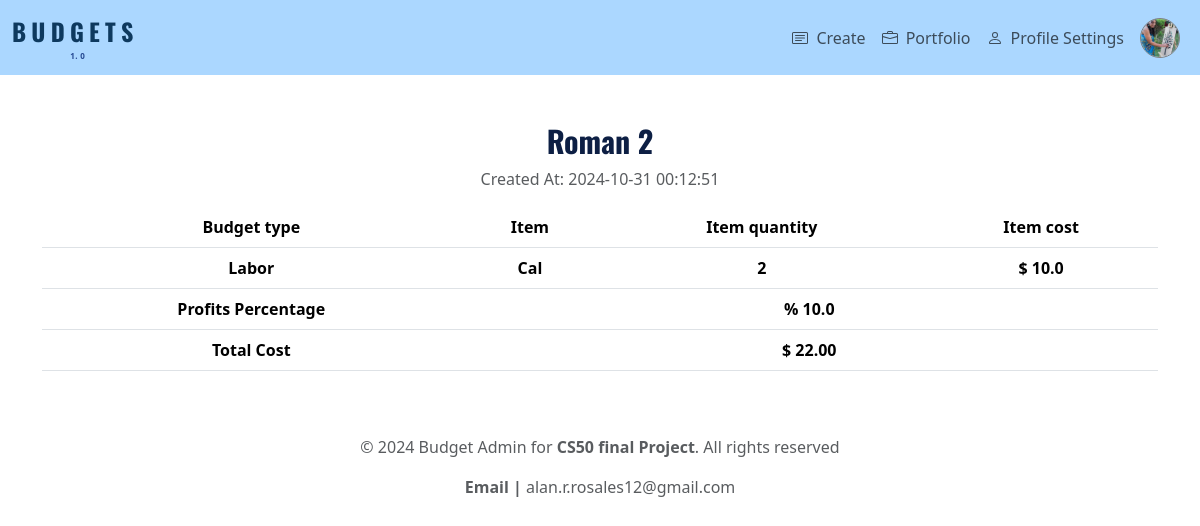
Screenshot of /budget/2 (signed in) with the database file from the repository.
### tables this page shows
CREATE TABLE users (id INTEGER PRIMARY KEY AUTOINCREMENT, username TEXT NOT NULL, hashed_password TEXT NOT NULL, profile_image TEXT);

CREATE TABLE budgets (
id INTEGER PRIMARY KEY AUTOINCREMENT,
user_id INTEGER NOT NULL,
budget_type TEXT NOT NULL,
budget_title TEXT NOT NULL,
profit_percentage REAL,
total_budget REAL,
timestamp TIMESTAMP DEFAULT CURRENT_TIMESTAMP,
FOREIGN KEY (user_id) REFERENCES users(id)
);

CREATE TABLE budget_items (
id INTEGER PRIMARY KEY AUTOINCREMENT,
budget_id INTEGER NOT NULL,
item_name TEXT NOT NULL,
item_cost REAL NOT NULL,
item_quantity INTEGER NOT NULL,
FOREIGN KEY (budget_id) REFERENCES budgets(id)
);

### app.py (the view)
@app.route("/budget/<int:budget_id>")
@login_required
def view_budget(budget_id):
    budget = db.execute("SELECT budget_type, budget_title, timestamp, profit_percentage, total_budget FROM budgets WHERE id = ? AND user_id = ?",
                        budget_id, session.get("user_id"))
    items = db.execute("SELECT item_name, item_cost, item_quantity FROM budget_items WHERE budget_id = ?",
                       budget_id)
    return render_template("view_budget.html", budget=budget, items=items)

### app.py (called while the page is built)
@app.context_processor
def inject_user():
    if 'user_id' in session:
        user_id = session['user_id']
        user_data = db.execute("SELECT profile_image, username FROM users WHERE id = ?", user_id)
        if user_data:
            user_info = user_data[0]
            return {"user": {"profile_image": user_info["profile_image"], "username": user_info["username"]}}
    return {"user": None}

### helpers.py (called while the page is built)
def login_required(f):
    @wraps(f)
    def decorated_function(*args, **kwargs):
        if session.get("user_id") is None:
            return redirect(url_for("login"))
        return f(*args,**kwargs)
    return decorated_function

### templates/view_budget.html (shortened to what this page needs)
{% extends "layout.html" %}
{% block main %}
<h2 class="titles">{{ budget[0]['budget_title'] }}</h2>
<p class="text-left text-muted">Created At: {{ budget[0]['timestamp'] }}</p>
<table class="table table-responsive">
    <thead>
            <td><strong>Budget type</strong></td>
            <td><strong>Item</strong></td>
            <td><strong>Item quantity</strong></td>
            <td><strong>Item cost</strong></td>
    </thead>
    <tbody>
        {% for item in items %}
        <tr class="text-capitalize">
            {% if loop.first %}
            <td rowspan="{{ items|length }}"><strong>{{ budget[0]['budget_type'] }}</strong></td>
            {% endif %}
            <td><strong>{{ item['item_name'] }}</strong></td>
            <td><strong>{{ item['item_quantity'] }}</strong></td>
            <td><strong>$ {{ item['item_cost'] }}</strong></td>
        </tr>
        {% endfor %}
        <tr>
            <td colspan="1" ><strong>Profits Percentage</strong></td>
            <td colspan="3"><strong>% {{ budget[0]['profit_percentage']}}</strong></td>
        </tr>
        <tr>
            <td colspan="1"><strong>Total Cost</strong></td>
            <td colspan="3"><strong>$ {{ "%.2f" | format(budget[0]['total_budget']) }}</strong></td>
        </tr>
    </tbody>
</table>
{% endblock %}

### templates/layout.html (shortened to what this page needs)
<!DOCTYPE html>
<html lang="en">
    <head>
        <link href="https://cdn.jsdelivr.net/npm/bootstrap@5.3.3/dist/css/bootstrap.min.css" rel="stylesheet">
        <link rel="stylesheet" href="{{ url_for('static', filename='styles.css') }}">
    </head>
    <body>
        <nav id="custom-navbar" class="navbar navbar-expand-lg navbar-light">
            <div class="container-fluid">
                <div class="container-logo">
                    <a class="navbar-brand" href="/">
                        <div class="container-letters">
                            <span class="color_b">B</span>
                            <span class="color_b">U</span>
                            <span class="color_b">D</span>
                            <span class="color_b">G</span>
                            <span class="color_b">E</span>
                            <span class="color_b">T</span>
                            <span class="color_b">S</span>
                        </div>
                        <div class="container-numbers">
                        </div>
                    </a>
                </div>
                <div class="collapse navbar-collapse" id="navbarSupportedContent">
                    {% if session["user_id"] %}
                        <ul class="navbar-nav ms-auto">
                            <div class="d-flex flex-row align-items-center">
                                <li class="nav-item">
                                    <a class="nav-link d-flex flex-row align-items-center gap-2" href="/">
                                        Create</a>
                                </li>
                            </div>
                            <div class="d-flex flex-row align-items-center">
                                <li class="nav-item">
                                    <a class="nav-link d-flex flex-row align-items-center gap-2" href="/history">
                                        Portfolio</a>
                                </li>
                            </div>
                            <div class="d-flex flex-row align-items-center">
                                <li class="nav-item">
                                    <a class="nav-link d-flex align-items-center gap-2" href="/user_profile">
                                    Profile Settings
                                </a>
                                </li>
                            </div>
                            {% if user %}
                                <li class="nav-item d-none d-lg-block">
                                    <a href="{{ url_for('user_profile') }}" class="nav-link d-flex align-items-center">
                                        {% if user['profile_image'] %}
                                            <img src="{{ url_for('static', filename=user['profile_image'].replace('static/', '')) }}" class="profile-img" style="height: 40px; width: 40px; border-radius: 50%; border: 1px solid gray;">
                                        {% else %}
                                            <div class="profile-initials">{{ user['username'][0] | upper }}</div>
                                        {% endif %}
                                    </a>
                                </li>
                            {% endif %}
                        </ul>
                    {% endif %}
                </div>
            </div>
        </nav>
        <main class="container py-5 text-center">
            {% block main %}{% endblock %}
        </main>
        <footer class="mb-5">
            <p class="text-center text-muted">
                &copy; 2024 Budget Admin for <strong> CS50 final Project</strong>. All rights reserved
            </p>
            <p class="text-center text-muted ml-5">
                <strong> Email | </strong>alan.r.rosales12@gmail.com
            </p>
        </footer>
    </body>
</html>

### static/styles.css (style rules this page uses)
#custom-navbar { background-color: rgb(171, 215, 255); }
.nav-item { color:aqua; }
.color_b { font-size: larger; font-family: "Oswald", sans-serif; font-weight: 700; color:rgb(14, 57, 94); }
.container-logo { display: flex; flex-direction: column; justify-content: center; }
.container-numbers { display: flex; flex-direction: row; justify-content: center; gap: 5px; }
.titles { font-size: 30px; font-family: "Oswald", sans-serif; font-weight: 700; font-style: normal; color: rgb(13, 31, 68); }
.profile-img { width: 100%; height: 100%; object-fit: cover; }

### rows the page displays
users: profile_image (picture)
budgets: budget_title "Roman 2", timestamp "2024-10-31 00:12:51", budget_type "Labor", profit_percentage "10.0", total_budget "22.00"
budget_items: item_name "Cal", item_quantity "2", item_cost "10.0"
